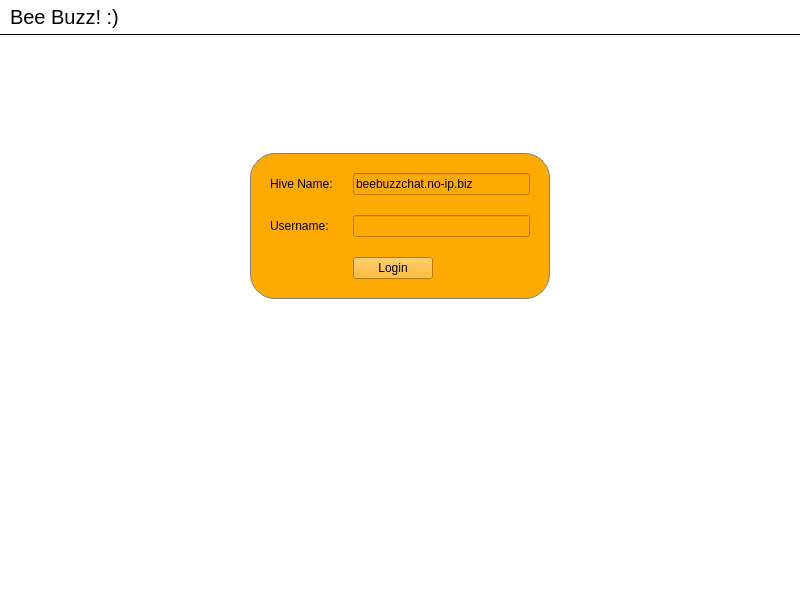
<?xml version="1.0" encoding="UTF-8"?>
<ui version="4.0">
 <class>ChatWindow</class>
 <widget class="QMainWindow" name="ChatWindow">
  <property name="geometry">
   <rect>
    <x>0</x>
    <y>0</y>
    <width>800</width>
    <height>600</height>
   </rect>
  </property>
  <property name="windowTitle">
   <string>ChatWindow</string>
  </property>
  <property name="styleSheet">
   <string notr="true">#titleLabel {
background: white;
color: black;
font-size: 20px;
border: none;
border-bottom:  1px solid black;
padding: 5px;
}

#mainFrame {
border: none;
background: white;
}

#loginFrame {
background: qlineargradient(x1: 0, y1: 0, x2: 0, y2: 1, stop: 0 #ddf, stop: 1 #aaf);
border: 1px solid gray;
padding: 10px;
border-radius: 25px;
}</string>
  </property>
  <widget class="QWidget" name="centralwidget">
   <layout class="QVBoxLayout" name="verticalLayout">
    <property name="spacing">
     <number>0</number>
    </property>
    <property name="margin">
     <number>0</number>
    </property>
    <item>
     <widget class="QLabel" name="titleLabel">
      <property name="sizePolicy">
       <sizepolicy hsizetype="Preferred" vsizetype="Fixed">
        <horstretch>0</horstretch>
        <verstretch>0</verstretch>
       </sizepolicy>
      </property>
      <property name="text">
       <string>Bee Buzz! :)</string>
      </property>
     </widget>
    </item>
    <item>
     <widget class="QFrame" name="mainFrame">
      <property name="frameShape">
       <enum>QFrame::StyledPanel</enum>
      </property>
      <layout class="QVBoxLayout" name="verticalLayout_2">
       <item>
        <widget class="QStackedWidget" name="stackedWidget">
         <property name="styleSheet">
          <string notr="true">background-image: url(:/images/chatback);</string>
         </property>
         <property name="currentIndex">
          <number>1</number>
         </property>
         <widget class="QWidget" name="chatPage">
          <layout class="QGridLayout" name="gridLayout">
           <item row="0" column="0">
            <widget class="QTextEdit" name="roomTextEdit">
             <property name="readOnly">
              <bool>true</bool>
             </property>
            </widget>
           </item>
           <item row="0" column="1" colspan="2">
            <widget class="QListWidget" name="userListWidget"/>
           </item>
           <item row="1" column="0" colspan="2">
            <widget class="QLineEdit" name="sayLineEdit"/>
           </item>
           <item row="1" column="2">
            <widget class="QPushButton" name="sayButton">
             <property name="sizePolicy">
              <sizepolicy hsizetype="Fixed" vsizetype="Fixed">
               <horstretch>0</horstretch>
               <verstretch>0</verstretch>
              </sizepolicy>
             </property>
             <property name="maximumSize">
              <size>
               <width>50</width>
               <height>16777215</height>
              </size>
             </property>
             <property name="text">
              <string>Buzz</string>
             </property>
            </widget>
           </item>
          </layout>
         </widget>
         <widget class="QWidget" name="loginPage">
          <layout class="QGridLayout" name="gridLayout_3">
           <item row="0" column="1">
            <spacer name="verticalSpacer">
             <property name="orientation">
              <enum>Qt::Vertical</enum>
             </property>
             <property name="sizeType">
              <enum>QSizePolicy::Fixed</enum>
             </property>
             <property name="sizeHint" stdset="0">
              <size>
               <width>20</width>
               <height>100</height>
              </size>
             </property>
            </spacer>
           </item>
           <item row="1" column="0">
            <spacer name="horizontalSpacer">
             <property name="orientation">
              <enum>Qt::Horizontal</enum>
             </property>
             <property name="sizeHint" stdset="0">
              <size>
               <width>223</width>
               <height>20</height>
              </size>
             </property>
            </spacer>
           </item>
           <item row="1" column="1">
            <widget class="QFrame" name="loginFrame">
             <property name="sizePolicy">
              <sizepolicy hsizetype="Fixed" vsizetype="Fixed">
               <horstretch>0</horstretch>
               <verstretch>0</verstretch>
              </sizepolicy>
             </property>
             <property name="minimumSize">
              <size>
               <width>300</width>
               <height>0</height>
              </size>
             </property>
             <property name="styleSheet">
              <string notr="true">background-color: rgb(255, 170, 0);</string>
             </property>
             <property name="frameShape">
              <enum>QFrame::StyledPanel</enum>
             </property>
             <layout class="QGridLayout" name="gridLayout_2">
              <property name="spacing">
               <number>20</number>
              </property>
              <item row="0" column="0">
               <widget class="QLabel" name="label">
                <property name="text">
                 <string>Hive Name:</string>
                </property>
               </widget>
              </item>
              <item row="0" column="1">
               <widget class="QLineEdit" name="serverLineEdit">
                <property name="text">
                 <string>beebuzzchat.no-ip.biz</string>
                </property>
               </widget>
              </item>
              <item row="1" column="0">
               <widget class="QLabel" name="label_2">
                <property name="text">
                 <string>Username:</string>
                </property>
               </widget>
              </item>
              <item row="1" column="1">
               <widget class="QLineEdit" name="userLineEdit"/>
              </item>
              <item row="2" column="1">
               <widget class="QPushButton" name="loginButton">
                <property name="sizePolicy">
                 <sizepolicy hsizetype="Fixed" vsizetype="Fixed">
                  <horstretch>0</horstretch>
                  <verstretch>0</verstretch>
                 </sizepolicy>
                </property>
                <property name="text">
                 <string>Login</string>
                </property>
               </widget>
              </item>
             </layout>
            </widget>
           </item>
           <item row="1" column="2">
            <spacer name="horizontalSpacer_2">
             <property name="orientation">
              <enum>Qt::Horizontal</enum>
             </property>
             <property name="sizeHint" stdset="0">
              <size>
               <width>223</width>
               <height>20</height>
              </size>
             </property>
            </spacer>
           </item>
           <item row="2" column="1">
            <spacer name="verticalSpacer_2">
             <property name="orientation">
              <enum>Qt::Vertical</enum>
             </property>
             <property name="sizeHint" stdset="0">
              <size>
               <width>20</width>
               <height>267</height>
              </size>
             </property>
            </spacer>
           </item>
          </layout>
         </widget>
        </widget>
       </item>
      </layout>
     </widget>
    </item>
   </layout>
  </widget>
 </widget>
 <tabstops>
  <tabstop>serverLineEdit</tabstop>
  <tabstop>userLineEdit</tabstop>
  <tabstop>loginButton</tabstop>
  <tabstop>roomTextEdit</tabstop>
  <tabstop>userListWidget</tabstop>
  <tabstop>sayLineEdit</tabstop>
  <tabstop>sayButton</tabstop>
 </tabstops>
 <resources>
  <include location="../bitcoin.qrc"/>
 </resources>
 <connections>
  <connection>
   <sender>sayLineEdit</sender>
   <signal>returnPressed()</signal>
   <receiver>sayButton</receiver>
   <slot>animateClick()</slot>
   <hints>
    <hint type="sourcelabel">
     <x>331</x>
     <y>564</y>
    </hint>
    <hint type="destinationlabel">
     <x>768</x>
     <y>570</y>
    </hint>
   </hints>
  </connection>
  <connection>
   <sender>serverLineEdit</sender>
   <signal>returnPressed()</signal>
   <receiver>userLineEdit</receiver>
   <slot>setFocus()</slot>
   <hints>
    <hint type="sourcelabel">
     <x>391</x>
     <y>188</y>
    </hint>
    <hint type="destinationlabel">
     <x>470</x>
     <y>238</y>
    </hint>
   </hints>
  </connection>
  <connection>
   <sender>userLineEdit</sender>
   <signal>returnPressed()</signal>
   <receiver>loginButton</receiver>
   <slot>animateClick()</slot>
   <hints>
    <hint type="sourcelabel">
     <x>417</x>
     <y>239</y>
    </hint>
    <hint type="destinationlabel">
     <x>389</x>
     <y>275</y>
    </hint>
   </hints>
  </connection>
 </connections>
</ui>
